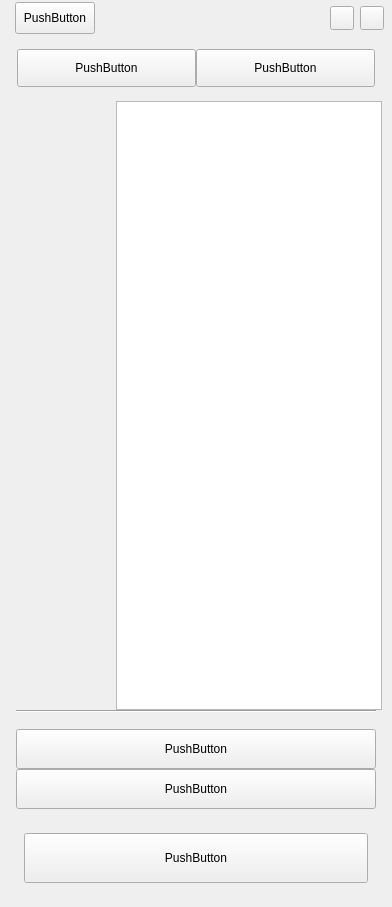
<?xml version="1.0" encoding="UTF-8"?>
<ui version="4.0">
 <class>StartUpWindow</class>
 <widget class="QMainWindow" name="StartUpWindow">
  <property name="windowModality">
   <enum>Qt::NonModal</enum>
  </property>
  <property name="geometry">
   <rect>
    <x>0</x>
    <y>0</y>
    <width>392</width>
    <height>907</height>
   </rect>
  </property>
  <property name="sizePolicy">
   <sizepolicy hsizetype="Fixed" vsizetype="Expanding">
    <horstretch>0</horstretch>
    <verstretch>0</verstretch>
   </sizepolicy>
  </property>
  <property name="minimumSize">
   <size>
    <width>392</width>
    <height>0</height>
   </size>
  </property>
  <property name="maximumSize">
   <size>
    <width>392</width>
    <height>16777215</height>
   </size>
  </property>
  <property name="palette">
   <palette>
    <active>
     <colorrole role="Light">
      <brush brushstyle="SolidPattern">
       <color alpha="255">
        <red>255</red>
        <green>255</green>
        <blue>255</blue>
       </color>
      </brush>
     </colorrole>
     <colorrole role="Base">
      <brush brushstyle="SolidPattern">
       <color alpha="255">
        <red>255</red>
        <green>255</green>
        <blue>255</blue>
       </color>
      </brush>
     </colorrole>
    </active>
    <inactive>
     <colorrole role="Light">
      <brush brushstyle="SolidPattern">
       <color alpha="255">
        <red>255</red>
        <green>255</green>
        <blue>255</blue>
       </color>
      </brush>
     </colorrole>
     <colorrole role="Base">
      <brush brushstyle="SolidPattern">
       <color alpha="255">
        <red>255</red>
        <green>255</green>
        <blue>255</blue>
       </color>
      </brush>
     </colorrole>
    </inactive>
    <disabled>
     <colorrole role="Light">
      <brush brushstyle="SolidPattern">
       <color alpha="255">
        <red>255</red>
        <green>255</green>
        <blue>255</blue>
       </color>
      </brush>
     </colorrole>
     <colorrole role="Base">
      <brush brushstyle="SolidPattern">
       <color alpha="255">
        <red>240</red>
        <green>240</green>
        <blue>240</blue>
       </color>
      </brush>
     </colorrole>
    </disabled>
   </palette>
  </property>
  <property name="windowTitle">
   <string>StartUpWindow</string>
  </property>
  <property name="autoFillBackground">
   <bool>false</bool>
  </property>
  <property name="styleSheet">
   <string notr="true"/>
  </property>
  <widget class="QWidget" name="StartUpW_vWidget">
   <property name="sizePolicy">
    <sizepolicy hsizetype="Fixed" vsizetype="Expanding">
     <horstretch>0</horstretch>
     <verstretch>0</verstretch>
    </sizepolicy>
   </property>
   <property name="minimumSize">
    <size>
     <width>392</width>
     <height>0</height>
    </size>
   </property>
   <property name="maximumSize">
    <size>
     <width>392</width>
     <height>16777215</height>
    </size>
   </property>
   <layout class="QVBoxLayout" name="verticalLayout">
    <property name="spacing">
     <number>0</number>
    </property>
    <property name="leftMargin">
     <number>0</number>
    </property>
    <property name="topMargin">
     <number>0</number>
    </property>
    <property name="rightMargin">
     <number>0</number>
    </property>
    <property name="bottomMargin">
     <number>0</number>
    </property>
    <item>
     <widget class="QWidget" name="widget_title" native="true">
      <property name="sizePolicy">
       <sizepolicy hsizetype="Preferred" vsizetype="Fixed">
        <horstretch>0</horstretch>
        <verstretch>0</verstretch>
       </sizepolicy>
      </property>
      <property name="minimumSize">
       <size>
        <width>0</width>
        <height>36</height>
       </size>
      </property>
      <property name="maximumSize">
       <size>
        <width>16777215</width>
        <height>36</height>
       </size>
      </property>
      <layout class="QHBoxLayout" name="horizontalLayout_6">
       <property name="spacing">
        <number>0</number>
       </property>
       <property name="leftMargin">
        <number>0</number>
       </property>
       <property name="topMargin">
        <number>0</number>
       </property>
       <property name="rightMargin">
        <number>0</number>
       </property>
       <property name="bottomMargin">
        <number>0</number>
       </property>
       <item>
        <spacer name="horizontalSpacer_23">
         <property name="orientation">
          <enum>Qt::Horizontal</enum>
         </property>
         <property name="sizeType">
          <enum>QSizePolicy::Fixed</enum>
         </property>
         <property name="sizeHint" stdset="0">
          <size>
           <width>15</width>
           <height>45</height>
          </size>
         </property>
        </spacer>
       </item>
       <item>
        <widget class="CharacterSelectPushButton" name="characterSelect_btn">
         <property name="minimumSize">
          <size>
           <width>0</width>
           <height>32</height>
          </size>
         </property>
         <property name="maximumSize">
          <size>
           <width>16777215</width>
           <height>32</height>
          </size>
         </property>
         <property name="text">
          <string>PushButton</string>
         </property>
        </widget>
       </item>
       <item>
        <spacer name="horizontalSpacer_24">
         <property name="orientation">
          <enum>Qt::Horizontal</enum>
         </property>
         <property name="sizeHint" stdset="0">
          <size>
           <width>40</width>
           <height>20</height>
          </size>
         </property>
        </spacer>
       </item>
       <item>
        <widget class="QPushButton" name="min_btn">
         <property name="sizePolicy">
          <sizepolicy hsizetype="Fixed" vsizetype="Fixed">
           <horstretch>0</horstretch>
           <verstretch>0</verstretch>
          </sizepolicy>
         </property>
         <property name="minimumSize">
          <size>
           <width>24</width>
           <height>24</height>
          </size>
         </property>
         <property name="maximumSize">
          <size>
           <width>24</width>
           <height>24</height>
          </size>
         </property>
         <property name="text">
          <string/>
         </property>
        </widget>
       </item>
       <item>
        <spacer name="horizontalSpacer_5">
         <property name="orientation">
          <enum>Qt::Horizontal</enum>
         </property>
         <property name="sizeType">
          <enum>QSizePolicy::Fixed</enum>
         </property>
         <property name="sizeHint" stdset="0">
          <size>
           <width>6</width>
           <height>20</height>
          </size>
         </property>
        </spacer>
       </item>
       <item>
        <widget class="QPushButton" name="close_btn">
         <property name="sizePolicy">
          <sizepolicy hsizetype="Fixed" vsizetype="Fixed">
           <horstretch>0</horstretch>
           <verstretch>0</verstretch>
          </sizepolicy>
         </property>
         <property name="minimumSize">
          <size>
           <width>24</width>
           <height>24</height>
          </size>
         </property>
         <property name="maximumSize">
          <size>
           <width>24</width>
           <height>24</height>
          </size>
         </property>
         <property name="text">
          <string/>
         </property>
        </widget>
       </item>
       <item>
        <spacer name="horizontalSpacer">
         <property name="orientation">
          <enum>Qt::Horizontal</enum>
         </property>
         <property name="sizeType">
          <enum>QSizePolicy::Fixed</enum>
         </property>
         <property name="sizeHint" stdset="0">
          <size>
           <width>8</width>
           <height>20</height>
          </size>
         </property>
        </spacer>
       </item>
      </layout>
     </widget>
    </item>
    <item>
     <spacer name="verticalSpacer_2">
      <property name="orientation">
       <enum>Qt::Vertical</enum>
      </property>
      <property name="sizeType">
       <enum>QSizePolicy::Fixed</enum>
      </property>
      <property name="sizeHint" stdset="0">
       <size>
        <width>20</width>
        <height>12</height>
       </size>
      </property>
     </spacer>
    </item>
    <item>
     <layout class="QHBoxLayout" name="horizontalLayout">
      <property name="spacing">
       <number>0</number>
      </property>
      <item>
       <spacer name="horizontalSpacer_2">
        <property name="orientation">
         <enum>Qt::Horizontal</enum>
        </property>
        <property name="sizeType">
         <enum>QSizePolicy::Fixed</enum>
        </property>
        <property name="sizeHint" stdset="0">
         <size>
          <width>16</width>
          <height>20</height>
         </size>
        </property>
       </spacer>
      </item>
      <item>
       <widget class="QWidget" name="buttonSelectWidget" native="true">
        <property name="minimumSize">
         <size>
          <width>360</width>
          <height>40</height>
         </size>
        </property>
        <property name="maximumSize">
         <size>
          <width>360</width>
          <height>40</height>
         </size>
        </property>
        <layout class="QHBoxLayout" name="horizontalLayout_2">
         <property name="spacing">
          <number>0</number>
         </property>
         <property name="leftMargin">
          <number>0</number>
         </property>
         <property name="topMargin">
          <number>0</number>
         </property>
         <property name="rightMargin">
          <number>0</number>
         </property>
         <property name="bottomMargin">
          <number>0</number>
         </property>
         <item>
          <spacer name="horizontalSpacer_4">
           <property name="orientation">
            <enum>Qt::Horizontal</enum>
           </property>
           <property name="sizeType">
            <enum>QSizePolicy::Fixed</enum>
           </property>
           <property name="sizeHint" stdset="0">
            <size>
             <width>1</width>
             <height>20</height>
            </size>
           </property>
          </spacer>
         </item>
         <item>
          <widget class="QPushButton" name="sharedWithChat_btn">
           <property name="minimumSize">
            <size>
             <width>179</width>
             <height>38</height>
            </size>
           </property>
           <property name="maximumSize">
            <size>
             <width>179</width>
             <height>38</height>
            </size>
           </property>
           <property name="text">
            <string>PushButton</string>
           </property>
           <property name="isChecked" stdset="0">
            <bool>true</bool>
           </property>
           <property name="isSegmentControl" stdset="0">
            <bool>true</bool>
           </property>
           <property name="isLeftItem" stdset="0">
            <bool>true</bool>
           </property>
          </widget>
         </item>
         <item>
          <widget class="QPushButton" name="sharedWithGroup_btn">
           <property name="minimumSize">
            <size>
             <width>179</width>
             <height>38</height>
            </size>
           </property>
           <property name="maximumSize">
            <size>
             <width>179</width>
             <height>38</height>
            </size>
           </property>
           <property name="text">
            <string>PushButton</string>
           </property>
           <property name="isChecked" stdset="0">
            <bool>false</bool>
           </property>
           <property name="isSegmentControl" stdset="0">
            <bool>true</bool>
           </property>
           <property name="isLeftItem" stdset="0">
            <bool>false</bool>
           </property>
          </widget>
         </item>
        </layout>
       </widget>
      </item>
      <item>
       <spacer name="horizontalSpacer_3">
        <property name="orientation">
         <enum>Qt::Horizontal</enum>
        </property>
        <property name="sizeType">
         <enum>QSizePolicy::Fixed</enum>
        </property>
        <property name="sizeHint" stdset="0">
         <size>
          <width>16</width>
          <height>20</height>
         </size>
        </property>
       </spacer>
      </item>
     </layout>
    </item>
    <item>
     <spacer name="verticalSpacer_4">
      <property name="orientation">
       <enum>Qt::Vertical</enum>
      </property>
      <property name="sizeType">
       <enum>QSizePolicy::Fixed</enum>
      </property>
      <property name="sizeHint" stdset="0">
       <size>
        <width>16</width>
        <height>13</height>
       </size>
      </property>
     </spacer>
    </item>
    <item>
     <layout class="QHBoxLayout" name="horizontalLayout_11">
      <property name="spacing">
       <number>0</number>
      </property>
      <item>
       <spacer name="horizontalSpacer_21">
        <property name="orientation">
         <enum>Qt::Horizontal</enum>
        </property>
        <property name="sizeType">
         <enum>QSizePolicy::Fixed</enum>
        </property>
        <property name="sizeHint" stdset="0">
         <size>
          <width>16</width>
          <height>20</height>
         </size>
        </property>
       </spacer>
      </item>
      <item>
       <widget class="ShareWithGroupWidget" name="shareWithGroup_widget" native="true">
        <property name="minimumSize">
         <size>
          <width>100</width>
          <height>0</height>
         </size>
        </property>
       </widget>
      </item>
      <item>
       <layout class="QVBoxLayout" name="verticalLayout_4">
        <property name="spacing">
         <number>0</number>
        </property>
        <item>
         <widget class="VideoChatQListWidget" name="chat_listView">
          <property name="sizePolicy">
           <sizepolicy hsizetype="Expanding" vsizetype="Preferred">
            <horstretch>0</horstretch>
            <verstretch>0</verstretch>
           </sizepolicy>
          </property>
          <property name="minimumSize">
           <size>
            <width>0</width>
            <height>0</height>
           </size>
          </property>
          <property name="maximumSize">
           <size>
            <width>16777215</width>
            <height>16777215</height>
           </size>
          </property>
         </widget>
        </item>
       </layout>
      </item>
      <item>
       <spacer name="horizontalSpacer_8">
        <property name="orientation">
         <enum>Qt::Horizontal</enum>
        </property>
        <property name="sizeType">
         <enum>QSizePolicy::Fixed</enum>
        </property>
        <property name="sizeHint" stdset="0">
         <size>
          <width>10</width>
          <height>20</height>
         </size>
        </property>
       </spacer>
      </item>
     </layout>
    </item>
    <item>
     <layout class="QHBoxLayout" name="horizontalLayout_3">
      <property name="spacing">
       <number>0</number>
      </property>
      <item>
       <spacer name="horizontalSpacer_7">
        <property name="orientation">
         <enum>Qt::Horizontal</enum>
        </property>
        <property name="sizeType">
         <enum>QSizePolicy::Fixed</enum>
        </property>
        <property name="sizeHint" stdset="0">
         <size>
          <width>16</width>
          <height>1</height>
         </size>
        </property>
       </spacer>
      </item>
      <item>
       <widget class="Line" name="vertical_line">
        <property name="minimumSize">
         <size>
          <width>360</width>
          <height>0</height>
         </size>
        </property>
        <property name="maximumSize">
         <size>
          <width>360</width>
          <height>16777215</height>
         </size>
        </property>
        <property name="orientation">
         <enum>Qt::Horizontal</enum>
        </property>
       </widget>
      </item>
      <item>
       <spacer name="horizontalSpacer_6">
        <property name="orientation">
         <enum>Qt::Horizontal</enum>
        </property>
        <property name="sizeType">
         <enum>QSizePolicy::Fixed</enum>
        </property>
        <property name="sizeHint" stdset="0">
         <size>
          <width>16</width>
          <height>1</height>
         </size>
        </property>
       </spacer>
      </item>
     </layout>
    </item>
    <item>
     <spacer name="verticalSpacer_6">
      <property name="orientation">
       <enum>Qt::Vertical</enum>
      </property>
      <property name="sizeType">
       <enum>QSizePolicy::Fixed</enum>
      </property>
      <property name="sizeHint" stdset="0">
       <size>
        <width>20</width>
        <height>16</height>
       </size>
      </property>
     </spacer>
    </item>
    <item>
     <layout class="QVBoxLayout" name="verticalLayout_2">
      <property name="spacing">
       <number>0</number>
      </property>
      <item>
       <layout class="QHBoxLayout" name="horizontalLayout_5">
        <property name="spacing">
         <number>0</number>
        </property>
        <item>
         <spacer name="horizontalSpacer_13">
          <property name="orientation">
           <enum>Qt::Horizontal</enum>
          </property>
          <property name="sizeType">
           <enum>QSizePolicy::Fixed</enum>
          </property>
          <property name="sizeHint" stdset="0">
           <size>
            <width>16</width>
            <height>20</height>
           </size>
          </property>
         </spacer>
        </item>
        <item>
         <widget class="MicInfoPushButton" name="micsetting_btn">
          <property name="minimumSize">
           <size>
            <width>0</width>
            <height>40</height>
           </size>
          </property>
          <property name="maximumSize">
           <size>
            <width>16777215</width>
            <height>40</height>
           </size>
          </property>
          <property name="text">
           <string>PushButton</string>
          </property>
          <property name="isSettingBtn" stdset="0">
           <bool>true</bool>
          </property>
         </widget>
        </item>
        <item>
         <spacer name="horizontalSpacer_12">
          <property name="orientation">
           <enum>Qt::Horizontal</enum>
          </property>
          <property name="sizeType">
           <enum>QSizePolicy::Fixed</enum>
          </property>
          <property name="sizeHint" stdset="0">
           <size>
            <width>16</width>
            <height>20</height>
           </size>
          </property>
         </spacer>
        </item>
       </layout>
      </item>
      <item>
       <layout class="QHBoxLayout" name="horizontalLayout_8">
        <property name="spacing">
         <number>0</number>
        </property>
        <item>
         <spacer name="horizontalSpacer_15">
          <property name="orientation">
           <enum>Qt::Horizontal</enum>
          </property>
          <property name="sizeType">
           <enum>QSizePolicy::Fixed</enum>
          </property>
          <property name="sizeHint" stdset="0">
           <size>
            <width>16</width>
            <height>20</height>
           </size>
          </property>
         </spacer>
        </item>
        <item>
         <widget class="MaskInfoPushButton" name="mask_btn">
          <property name="minimumSize">
           <size>
            <width>0</width>
            <height>40</height>
           </size>
          </property>
          <property name="maximumSize">
           <size>
            <width>16777215</width>
            <height>40</height>
           </size>
          </property>
          <property name="text">
           <string>PushButton</string>
          </property>
          <property name="isSettingBtn" stdset="0">
           <bool>true</bool>
          </property>
         </widget>
        </item>
        <item>
         <spacer name="horizontalSpacer_14">
          <property name="orientation">
           <enum>Qt::Horizontal</enum>
          </property>
          <property name="sizeType">
           <enum>QSizePolicy::Fixed</enum>
          </property>
          <property name="sizeHint" stdset="0">
           <size>
            <width>16</width>
            <height>20</height>
           </size>
          </property>
         </spacer>
        </item>
       </layout>
      </item>
      <item>
       <spacer name="verticalSpacer_12">
        <property name="orientation">
         <enum>Qt::Vertical</enum>
        </property>
        <property name="sizeType">
         <enum>QSizePolicy::Fixed</enum>
        </property>
        <property name="sizeHint" stdset="0">
         <size>
          <width>20</width>
          <height>24</height>
         </size>
        </property>
       </spacer>
      </item>
      <item>
       <layout class="QHBoxLayout" name="horizontalLayout_7">
        <property name="spacing">
         <number>0</number>
        </property>
        <item>
         <spacer name="horizontalSpacer_25">
          <property name="orientation">
           <enum>Qt::Horizontal</enum>
          </property>
          <property name="sizeType">
           <enum>QSizePolicy::Fixed</enum>
          </property>
          <property name="sizeHint" stdset="0">
           <size>
            <width>24</width>
            <height>20</height>
           </size>
          </property>
         </spacer>
        </item>
        <item>
         <widget class="StartStreamPushButton" name="startstream_btn">
          <property name="sizePolicy">
           <sizepolicy hsizetype="MinimumExpanding" vsizetype="Fixed">
            <horstretch>0</horstretch>
            <verstretch>0</verstretch>
           </sizepolicy>
          </property>
          <property name="minimumSize">
           <size>
            <width>0</width>
            <height>50</height>
           </size>
          </property>
          <property name="text">
           <string>PushButton</string>
          </property>
          <property name="isStreamBtn" stdset="0">
           <bool>true</bool>
          </property>
         </widget>
        </item>
        <item>
         <spacer name="horizontalSpacer_26">
          <property name="orientation">
           <enum>Qt::Horizontal</enum>
          </property>
          <property name="sizeType">
           <enum>QSizePolicy::Fixed</enum>
          </property>
          <property name="sizeHint" stdset="0">
           <size>
            <width>24</width>
            <height>20</height>
           </size>
          </property>
         </spacer>
        </item>
       </layout>
      </item>
     </layout>
    </item>
    <item>
     <spacer name="verticalSpacer">
      <property name="orientation">
       <enum>Qt::Vertical</enum>
      </property>
      <property name="sizeType">
       <enum>QSizePolicy::Fixed</enum>
      </property>
      <property name="sizeHint" stdset="0">
       <size>
        <width>20</width>
        <height>24</height>
       </size>
      </property>
     </spacer>
    </item>
   </layout>
  </widget>
 </widget>
 <layoutdefault spacing="6" margin="11"/>
 <customwidgets>
  <customwidget>
   <class>ShareWithGroupWidget</class>
   <extends>QWidget</extends>
   <header location="global">ShareWithGroupWidget.h</header>
   <container>1</container>
  </customwidget>
  <customwidget>
   <class>CharacterSelectPushButton</class>
   <extends>QPushButton</extends>
   <header location="global">StartUpWidgetPushButtons.h</header>
  </customwidget>
  <customwidget>
   <class>StartStreamPushButton</class>
   <extends>QPushButton</extends>
   <header location="global">StartUpWidgetPushButtons.h</header>
  </customwidget>
  <customwidget>
   <class>VideoChatQListWidget</class>
   <extends>QListWidget</extends>
   <header>VideoChatQListWidget.h</header>
  </customwidget>
  <customwidget>
   <class>MicInfoPushButton</class>
   <extends>QPushButton</extends>
   <header>StartUpWidgetPushButtons.h</header>
  </customwidget>
  <customwidget>
   <class>MaskInfoPushButton</class>
   <extends>QPushButton</extends>
   <header>StartUpWidgetPushButtons.h</header>
  </customwidget>
 </customwidgets>
 <resources/>
 <connections/>
</ui>
